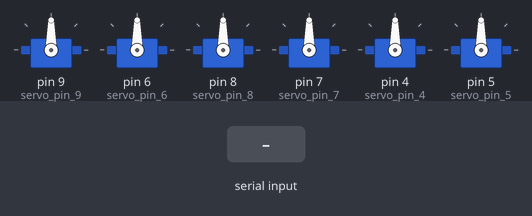
Bench run of a sketch on a simulated Arduino Uno, built with avr-gcc and run on an emulated ATmega328P. On the bench: 6 × servo. Inputs (shaded band) come from the test bench.

Above: at 1.2 s.
1.3 s: byte 87 ('W') received over Serial
At 1.75 s:
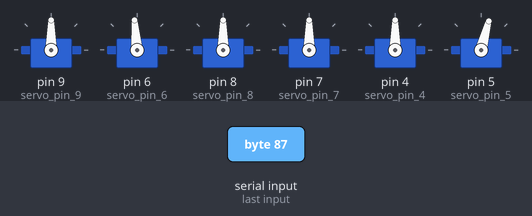
At 3.4 s:
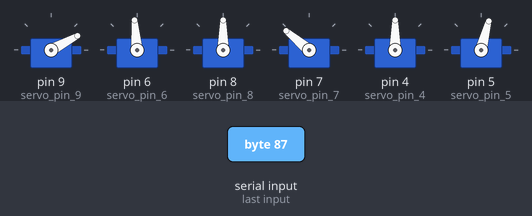
3.7 s: byte 83 ('S') received over Serial
At 5.1 s:
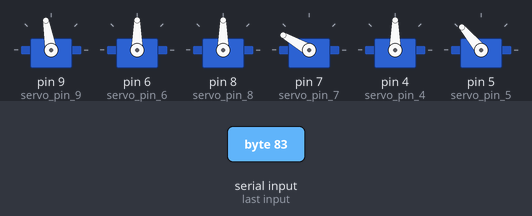
Timing chart, 0 to 6.7 s (numbered marks = the images above; inputs shaded):
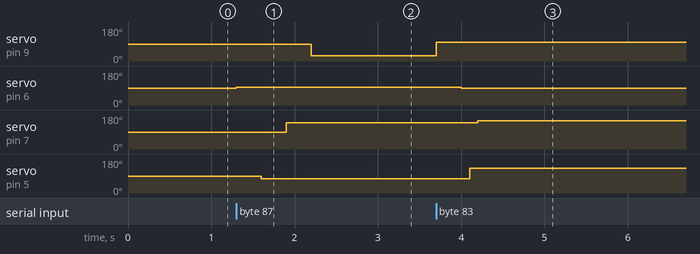

Measured:
- after the input at 1.3 s, servo on pin 9 (servo_pin_9): 90° → 28° after 0.90 s; servo on pin 6 (servo_pin_6): 90° → 95° at once; servo on pin 7 (servo_pin_7): 90° → 140° after 0.60 s; servo on pin 5 (servo_pin_5): 90° → 75° after 0.30 s
- after the input at 3.7 s, servo on pin 9 (servo_pin_9): 28° → 100° at once; servo on pin 6 (servo_pin_6): 95° → 90° after 0.30 s; servo on pin 7 (servo_pin_7): 140° → 150° after 0.50 s; servo on pin 5 (servo_pin_5): 75° → 130° after 0.40 s

The sketch:

arm_ardublock.ino
```cpp
#include <Servo.h>

Servo servo_pin_4;
Servo servo_pin_5;
Servo servo_pin_6;
Servo servo_pin_7;
Servo servo_pin_8;
Servo servo_pin_9;

void setup()
{
  Serial.begin(9600);
pinMode( 11 , INPUT);
servo_pin_9.attach(9);
pinMode( 12 , INPUT);
servo_pin_6.attach(6);
servo_pin_8.attach(8);
servo_pin_7.attach(7);
servo_pin_4.attach(4);
servo_pin_5.attach(5);
}

void loop(){
char val = Serial.read();

if (-1 != val) {
if ('W' == val){
servo_pin_4.write( 90 );
servo_pin_8.write( 90 );
servo_pin_6.write( 90 );
servo_pin_6.write( 95 );
delay( 300 );
servo_pin_5.write( 70 );
servo_pin_5.write( 75 );
delay( 300 );
servo_pin_7.write( 140 );
delay( 300 );
servo_pin_9.write( 28 );
}

if('S' == val){
servo_pin_9.write( 100 );
delay( 300 );
servo_pin_6.write( 90 );
delay( 100 );
servo_pin_5.write( 130 );
delay( 100 );
servo_pin_7.write( 150 );
}
}

}
```
